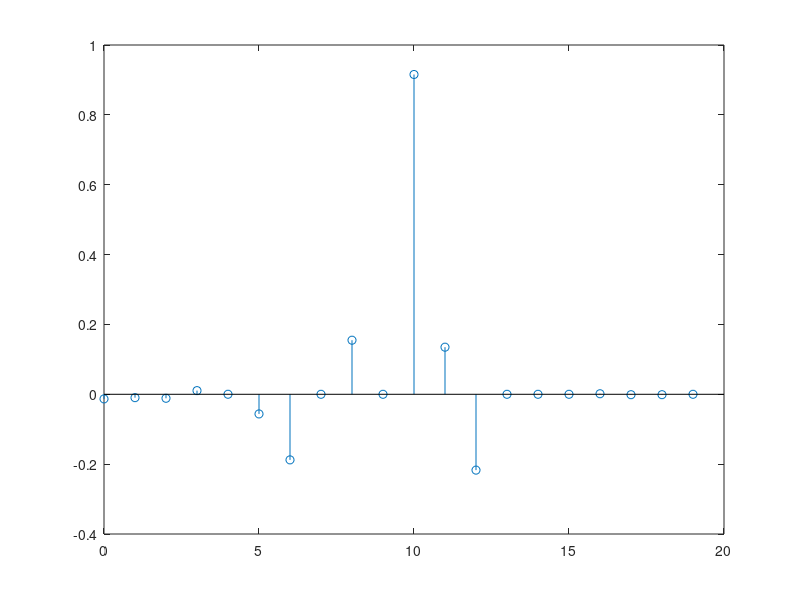
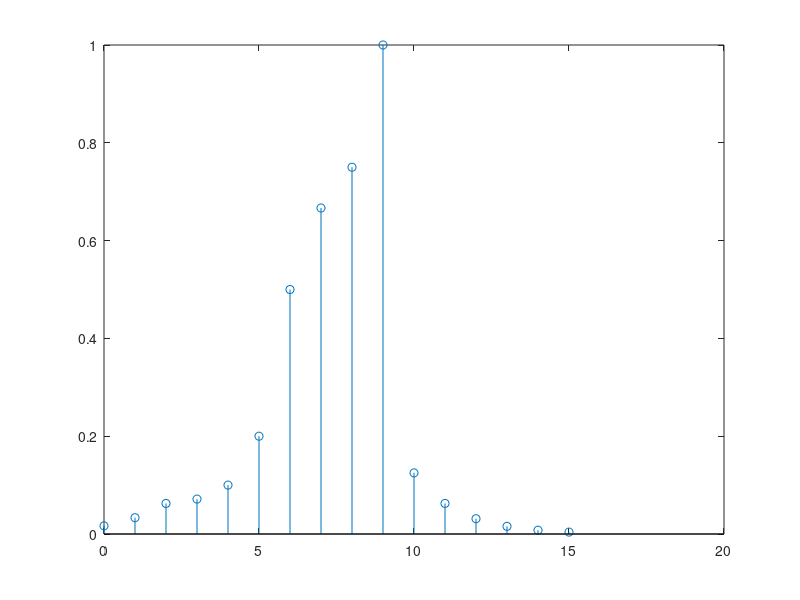

Source code (MATLAB) for these figures, in order:
clc
clear all
close all

T = 1;
M = 2; % factor de sobremuestreo
tau = T/M;
K = -2:2;
Xm = zeros(5,5); % se genera matriz vacia del sistema de ecuaciones
q = [0;0;1;0;0]; % condicion para cero ISI. Xinv*Xm*cn = Xinv*q
canal = [1/60 1/30 1/16 1/14 1/10 1/5 1/2 2/3 3/4 1 1/8 1/16 1/32 1/64 1/128 1/256]; % respuesta del canal
tapCentral = 10; % indica que posicion de muestras representa el tap central del canal

for k = K
    for n = K
        Xm(k+3,n+3) = canal(tapCentral + M*k - n);
    end
end

cOptimo = inv(Xm)*q;

cOptimo=cOptimo/max(cOptimo);

y = conv(canal,cOptimo);


% for m = 1:length(canal)
%     suma = 0;
%     for n = 1:length(cOptimo)
%         suma = suma + cOptimo(n)*canal(m);
%     end
%     y(m) = suma;
% end

figure(1)
stem(0:length(y)-1,y)

figure(2)
stem(0:length(canal)-1,canal)
